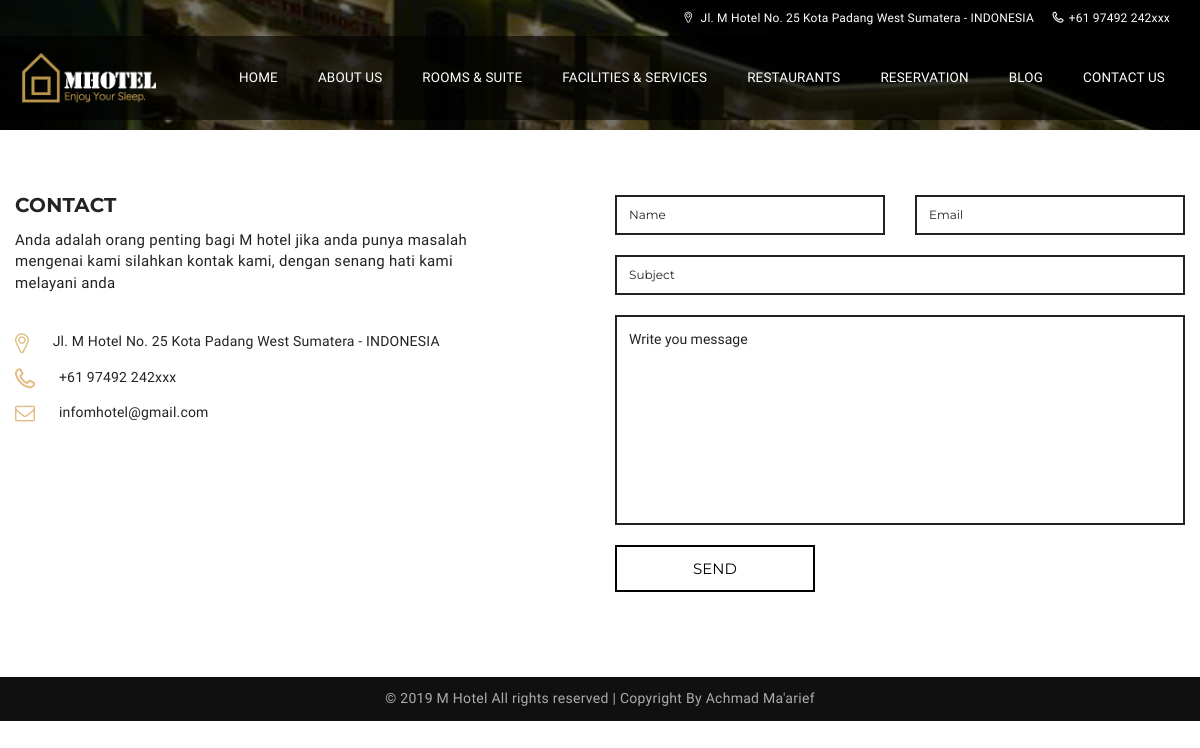
The app's page /index.php/contact with its own data.
### tables this page shows
CREATE TABLE IF NOT EXISTS `kontak` (
  `kd_kontak` int(11) NOT NULL AUTO_INCREMENT,
  `des` text NOT NULL,
  `alamat` text NOT NULL,
  `telp` text NOT NULL,
  `email` text NOT NULL,
  PRIMARY KEY (`kd_kontak`)
);

### application/controllers/Contact.php (called while the page is built, shortened)
<?php
class Contact extends CI_Controller{
	function __construct(){
		$this->load->model('M_pengunjung','m_pengunjung');
	}
	function index(){
		$this->load->view('frontend/contact_view');
	}
}

### index.php (called while the page is built, shortened)
<?php
require_once BASEPATH.'core/CodeIgniter.php';

### application/views/frontend/contact_view.php (the view, shortened to what this page needs)
<!DOCTYPE html>
<html lang="en">
<head>
    <link rel="stylesheet" type="text/css" href="<?php echo base_url().'theme/css/lib/font-awesome.min.css'?>">
    <link rel="stylesheet" type="text/css" href="<?php echo base_url().'theme/css/lib/font-lotusicon.css'?>">
    <link rel="stylesheet" type="text/css" href="<?php echo base_url().'theme/css/lib/bootstrap.min.css'?>">
    <link rel="stylesheet" type="text/css" href="<?php echo base_url().'theme/css/lib/owl.carousel.css'?>">
    <link rel="stylesheet" type="text/css" href="<?php echo base_url().'theme/css/lib/jquery-ui.min.css'?>">
    <link rel="stylesheet" type="text/css" href="<?php echo base_url().'theme/css/lib/magnific-popup.css'?>">
    <link rel="stylesheet" type="text/css" href="<?php echo base_url().'theme/css/lib/settings.css'?>">
    <link rel="stylesheet" type="text/css" href="<?php echo base_url().'theme/css/lib/bootstrap-select.min.css'?>">
    <link rel="stylesheet" type="text/css" href="<?php echo base_url().'theme/css/helper.css'?>">
    <link rel="stylesheet" type="text/css" href="<?php echo base_url().'theme/css/custom.css'?>">
    <link rel="stylesheet" type="text/css" href="<?php echo base_url().'theme/css/responsive.css'?>">
    <link rel="stylesheet" type="text/css" href="<?php echo base_url().'theme/css/style.css'?>">
</head>
<body>
    <div id="page-wrap">
        <header id="header" class="header-v2">
           <?php $this->load->view('frontend/headertop');?>
        </header>
        <section class="section-sub-banner bg-9">
            <div class="sub-banner">
                <div class="container">
                    <div class="text text-center">
                    </div>
                </div>
            </div>
        </section>
        <section class="section-contact">
            <div class="container">
                <div class="contact">
                    <div class="row">
                        <div class="col-md-6 col-lg-5">
                            <div class="text">
							<?php
									$sqf=$this->db->query("SELECT * from kontak");
									$dataf=$sqf->row_array();
							?>
                                <h2>Contact</h2>
                                <p><?php echo $dataf['des']?> </p>
                                <ul>
                                    <li><i class="icon lotus-icon-location"></i> <?php echo $dataf['alamat']?></li>
                                    <li><i class="icon lotus-icon-phone"></i> <?php echo $dataf['telp']?></li>
                                    <li><i class="icon fa fa-envelope-o"></i> <?php echo $dataf['email']?></li>
                                </ul>
                            </div>
                        </div>
                        <div class="col-md-6 col-lg-6 col-lg-offset-1">
                            <div class="contact-form">
                                <form action="<?php echo site_url('contact/kirim');?>" method="post">
                                    <div class="row">
                                        <div class="col-sm-6">
                                            <input type="text" class="field-text"  name="name" placeholder="Name" required>
                                        </div>
                                        <div class="col-sm-6">
                                            <input type="email" class="field-text" name="email" placeholder="Email" required>
                                        </div>
                                        <div class="col-sm-12">
                                            <input type="text" class="field-text" name="subject" placeholder="Subject" required>
                                        </div>
                                        <div class="col-sm-12">
                                            <textarea cols="30" rows="10" name="message"  class="field-textarea" placeholder="Write you message" required></textarea>
                                        </div>
                                        <div class="col-sm-6">
                                            <button type="submit" class="awe-btn awe-btn-14">SEND</button>
                                        </div>
                                    </div>
                                </form>
                            </div>
                        </div>
                    </div>
                </div>
            </div>
        </section>
    </div>
</body>
</html>

### application/views/frontend/headertop.php
<div class="header_top">
             <div class="container">
                 <div class="header_left float-right">
		<?php
			$sql=$this->db->query("SELECT * from kontak");
			$header=$sql->row_array();
		?>
                     <span><i class="lotus-icon-location"></i> <?php echo $header['alamat']?></span>
                     <span><i class="lotus-icon-phone"></i><?php echo $header['telp']?></span>
                 </div>
             </div>
         </div>

### records on screen
kontak: alamat "Jl. M Hotel No. 25 Kota Padang West Sumatera - INDONESIA", telp "+61 97492 242xxx", des "Anda adalah orang penting bagi M hotel jika anda punya masalah mengenai kami silahkan kontak kami, dengan senang hati kami melayani anda", email "infomhotel@gmail.com"
